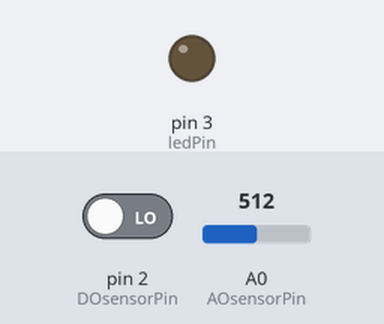
The sketch below on a simulated Arduino Nano, built with avr-gcc and run on an emulated ATmega328P. Shown: output pins drawn as LEDs (lit = HIGH). The inputs (shaded band) are chosen by the test bench; at power-on: pin 2 (DOsensorPin) LOW, A0 (AOsensorPin) = 512. What the sketch prints to the serial monitor is not drawn.

Above: at 1.3 s.
1.4 s: pin 2 (DOsensorPin) driven HIGH
At 2.8 s:
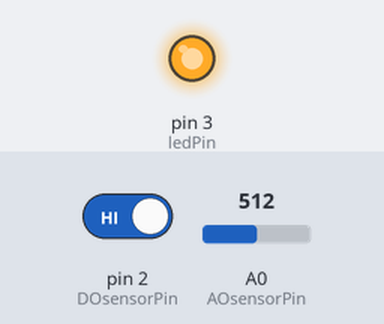
3.5 s: pin 2 (DOsensorPin) driven LOW
At 4.4 s:
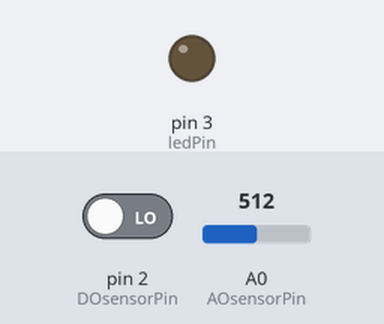
Timing chart, 0 to 6.5 s (numbered marks = the images above; inputs shaded):
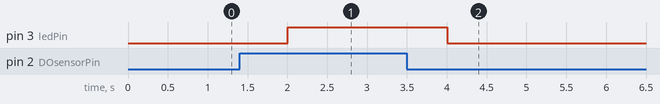

The sketch:

MQ-3_alcohol_sensor_nano.ino
```cpp
/* Testing MQ-3 Alcohol Sensor Circuit with Arduino Nano */
/*
Connection MQ-3 -> Arduino Nano
A0 -> A0
D0 -> D2
GND -> GND
VCC -> +5V
*/
const int AOsensorPin = A0; //the AOUT pin of the alcohol sensor goes into analog pin A0 of the arduino
const int DOsensorPin = PD2; //the DOUT pin of the alcohol sensor goes into digital pin D2 of the arduino
const int ledPin = PD3; //the anode of the LED connects to digital pin PD3 of the arduino

int limit;
int alcoholValue;

void setup() {
  Serial.begin(9600);
  pinMode(DOsensorPin, INPUT);//sets the pin as an input to the arduino
  pinMode(ledPin, OUTPUT);//sets the pin as an output of the arduino
}

void loop(){
  alcoholValue = analogRead(AOsensorPin); //reads the analaog value from the alcohol sensor's AOUT pin
  limit = digitalRead(DOsensorPin); //reads the digital value from the alcohol sensor's DOUT pin
  Serial.print(" Alcohol value: ");
  Serial.println(alcoholValue); //prints the alcohol value
  Serial.print("Limit: ");
  Serial.print(limit); //prints the limit reached as either LOW or HIGH (above or underneath)
  delay(500);
  if (limit == HIGH){
    digitalWrite(ledPin, HIGH); //if limit has been reached, LED turns on as status indicator
  }
  else{
    digitalWrite(ledPin, LOW); //if threshold not reached, LED remains off
  }
}
```

Measured:
- after the input at 1.4 s, pin 3 (ledPin): LOW → HIGH after 0.60 s
- after the input at 3.5 s, pin 3 (ledPin): HIGH → LOW after 0.50 s
